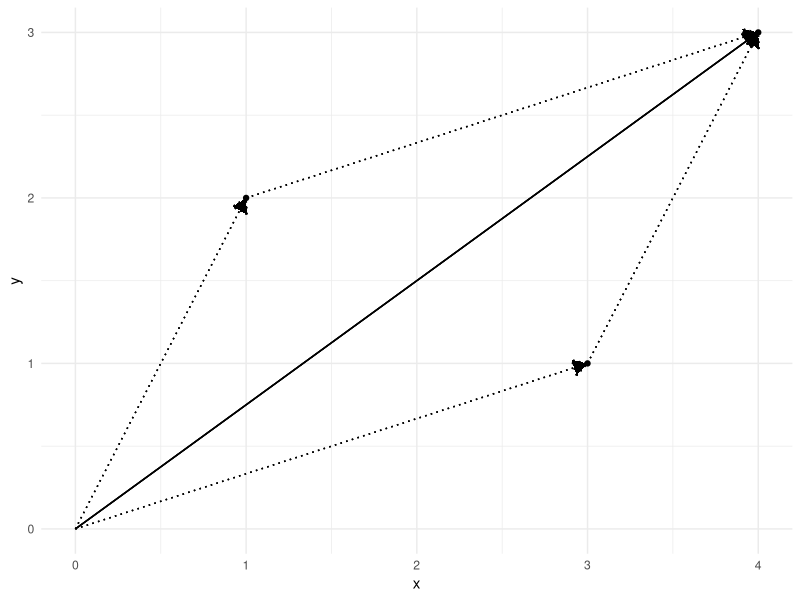

This figure's R source:
## ---- chunk 1
library(tidyverse)
knitr::opts_chunk$set(echo = TRUE)
## ---- chunk 2
my_df <- data.frame(
  x = c(3, 1),
  y = c(1, 2)
)
my_df <- rbind(my_df, c(sum(my_df$x), sum(my_df$y)))
my_arrow <- arrow(length = unit(0.03, "npc"), type = "closed")

ggplot(my_df, aes(x, y)) +
  geom_point() +
  scale_x_continuous(limits = c(0, max(my_df[, 1]))) +
  scale_y_continuous(limits = c(0, max(my_df[, 2]))) +
  geom_segment(
    aes(
      x=0,
      y=0,
      xend=my_df[1,1],
      yend=my_df[1,2]
    ),
    lty=3,
    arrow = my_arrow
  ) +
  geom_segment(
    aes(
      x=0,
      y=0,
      xend=my_df[2,1],
      yend=my_df[2,2]
    ),
    lty=3,
    arrow = my_arrow
  ) +
  geom_segment(
    aes(
      x=my_df[1,1],
      y=my_df[1,2],
      xend=my_df[3,1],
      yend=my_df[3,2]
    ),
    lty=3,
    arrow = my_arrow
  ) +
  geom_segment(
    aes(
      x=my_df[2,1],
      y=my_df[2,2],
      xend=my_df[3,1],
      yend=my_df[3,2]
    ),
    lty=3,
    arrow = my_arrow
  ) +
  geom_segment(
    aes(
      x=0,
      y=0,
      xend=my_df[3,1],
      yend=my_df[3,2]
    ),
    lty=1,
    arrow = my_arrow
  ) +
  theme_minimal() +
  NULL
